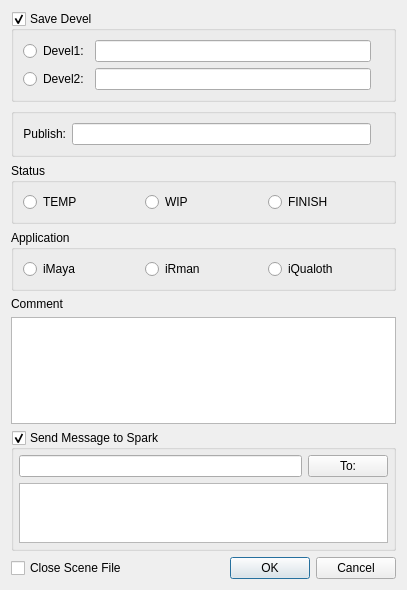
<?xml version="1.0" encoding="UTF-8"?>
<ui version="4.0">
 <class>Dialog</class>
 <widget class="QDialog" name="Dialog">
  <property name="geometry">
   <rect>
    <x>0</x>
    <y>0</y>
    <width>407</width>
    <height>590</height>
   </rect>
  </property>
  <property name="windowTitle">
   <string>Dialog</string>
  </property>
  <layout class="QVBoxLayout" name="verticalLayout">
   <item>
    <widget class="QGroupBox" name="groupBox">
     <property name="title">
      <string>Save Devel</string>
     </property>
     <property name="checkable">
      <bool>true</bool>
     </property>
     <layout class="QGridLayout" name="gridLayout">
      <item row="0" column="0">
       <widget class="QRadioButton" name="Devel1_radioButton">
        <property name="text">
         <string>Devel1:</string>
        </property>
       </widget>
      </item>
      <item row="0" column="1">
       <widget class="QLineEdit" name="Devel1_lineEdit">
        <property name="readOnly">
         <bool>true</bool>
        </property>
       </widget>
      </item>
      <item row="1" column="0">
       <widget class="QRadioButton" name="Devel2_radioButton">
        <property name="text">
         <string>Devel2:</string>
        </property>
       </widget>
      </item>
      <item row="1" column="1">
       <widget class="QLineEdit" name="Devel2_lineEdit">
        <property name="readOnly">
         <bool>true</bool>
        </property>
       </widget>
      </item>
      <item row="0" column="2">
       <widget class="QLabel" name="Devel1_label">
        <property name="text">
         <string/>
        </property>
       </widget>
      </item>
      <item row="1" column="2">
       <widget class="QLabel" name="Devel2_label">
        <property name="text">
         <string/>
        </property>
       </widget>
      </item>
     </layout>
    </widget>
   </item>
   <item>
    <widget class="QGroupBox" name="groupBox_4">
     <property name="title">
      <string/>
     </property>
     <layout class="QGridLayout" name="gridLayout_6">
      <item row="0" column="0">
       <widget class="QLabel" name="label_3">
        <property name="text">
         <string>Publish:</string>
        </property>
        <property name="alignment">
         <set>Qt::AlignRight|Qt::AlignTrailing|Qt::AlignVCenter</set>
        </property>
       </widget>
      </item>
      <item row="0" column="1">
       <widget class="QLineEdit" name="Publish_lineEdit">
        <property name="readOnly">
         <bool>true</bool>
        </property>
       </widget>
      </item>
      <item row="0" column="2">
       <widget class="QLabel" name="Publish_label">
        <property name="text">
         <string/>
        </property>
       </widget>
      </item>
     </layout>
    </widget>
   </item>
   <item>
    <widget class="QGroupBox" name="groupBox_2">
     <property name="title">
      <string>Status</string>
     </property>
     <layout class="QGridLayout" name="gridLayout_4">
      <item row="0" column="0">
       <layout class="QHBoxLayout" name="horizontalLayout_8">
        <item>
         <widget class="QRadioButton" name="Temp_radioButton">
          <property name="text">
           <string>TEMP</string>
          </property>
         </widget>
        </item>
        <item>
         <widget class="QRadioButton" name="Wip_radioButton">
          <property name="text">
           <string>WIP</string>
          </property>
         </widget>
        </item>
        <item>
         <widget class="QRadioButton" name="Finish_radioButton">
          <property name="text">
           <string>FINISH</string>
          </property>
         </widget>
        </item>
       </layout>
      </item>
     </layout>
    </widget>
   </item>
   <item>
    <widget class="QGroupBox" name="groupBox_3">
     <property name="title">
      <string>Application</string>
     </property>
     <layout class="QGridLayout" name="gridLayout_5">
      <item row="0" column="0">
       <layout class="QHBoxLayout" name="horizontalLayout_9">
        <item>
         <widget class="QRadioButton" name="Maya_radioButton">
          <property name="text">
           <string>iMaya</string>
          </property>
         </widget>
        </item>
        <item>
         <widget class="QRadioButton" name="Rman_radioButton">
          <property name="text">
           <string>iRman</string>
          </property>
         </widget>
        </item>
        <item>
         <widget class="QRadioButton" name="Qualoth_radioButton">
          <property name="text">
           <string>iQualoth</string>
          </property>
         </widget>
        </item>
       </layout>
      </item>
     </layout>
    </widget>
   </item>
   <item>
    <widget class="QLabel" name="label_7">
     <property name="text">
      <string>Comment</string>
     </property>
    </widget>
   </item>
   <item>
    <widget class="QTextEdit" name="commentTextEdit"/>
   </item>
   <item>
    <widget class="QGroupBox" name="sendMsg_gbox">
     <property name="title">
      <string>Send Message to Spark</string>
     </property>
     <property name="flat">
      <bool>false</bool>
     </property>
     <property name="checkable">
      <bool>true</bool>
     </property>
     <layout class="QGridLayout" name="gridLayout_2">
      <property name="margin">
       <number>5</number>
      </property>
      <item row="1" column="0">
       <widget class="QLineEdit" name="tojid_lineEdit"/>
      </item>
      <item row="1" column="1">
       <widget class="QPushButton" name="touser_btn">
        <property name="text">
         <string>To:</string>
        </property>
       </widget>
      </item>
      <item row="2" column="0" colspan="2">
       <widget class="QTextEdit" name="msg_textedit">
        <property name="maximumSize">
         <size>
          <width>16777215</width>
          <height>60</height>
         </size>
        </property>
       </widget>
      </item>
     </layout>
    </widget>
   </item>
   <item>
    <spacer name="verticalSpacer">
     <property name="orientation">
      <enum>Qt::Vertical</enum>
     </property>
     <property name="sizeHint" stdset="0">
      <size>
       <width>20</width>
       <height>40</height>
      </size>
     </property>
    </spacer>
   </item>
   <item>
    <layout class="QHBoxLayout" name="horizontalLayout">
     <item>
      <widget class="QCheckBox" name="checkBox_close">
       <property name="text">
        <string>Close Scene File</string>
       </property>
      </widget>
     </item>
     <item>
      <widget class="QDialogButtonBox" name="buttonBox">
       <property name="orientation">
        <enum>Qt::Horizontal</enum>
       </property>
       <property name="standardButtons">
        <set>QDialogButtonBox::Cancel|QDialogButtonBox::Ok</set>
       </property>
      </widget>
     </item>
    </layout>
   </item>
  </layout>
 </widget>
 <resources/>
 <connections>
  <connection>
   <sender>buttonBox</sender>
   <signal>accepted()</signal>
   <receiver>Dialog</receiver>
   <slot>accept()</slot>
   <hints>
    <hint type="sourcelabel">
     <x>248</x>
     <y>254</y>
    </hint>
    <hint type="destinationlabel">
     <x>157</x>
     <y>274</y>
    </hint>
   </hints>
  </connection>
  <connection>
   <sender>buttonBox</sender>
   <signal>rejected()</signal>
   <receiver>Dialog</receiver>
   <slot>reject()</slot>
   <hints>
    <hint type="sourcelabel">
     <x>316</x>
     <y>260</y>
    </hint>
    <hint type="destinationlabel">
     <x>286</x>
     <y>274</y>
    </hint>
   </hints>
  </connection>
 </connections>
</ui>
